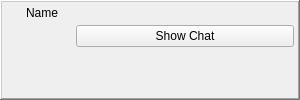
<?xml version="1.0" encoding="UTF-8"?>
<ui version="4.0">
 <class>ChatToaster</class>
 <widget class="QWidget" name="ChatToaster">
  <property name="geometry">
   <rect>
    <x>0</x>
    <y>0</y>
    <width>300</width>
    <height>100</height>
   </rect>
  </property>
  <property name="minimumSize">
   <size>
    <width>300</width>
    <height>100</height>
   </size>
  </property>
  <property name="maximumSize">
   <size>
    <width>300</width>
    <height>100</height>
   </size>
  </property>
  <layout class="QHBoxLayout">
   <property name="spacing">
    <number>0</number>
   </property>
   <property name="margin">
    <number>0</number>
   </property>
   <item>
    <widget class="QFrame" name="windowFrame">
     <property name="frameShape">
      <enum>QFrame::WinPanel</enum>
     </property>
     <property name="frameShadow">
      <enum>QFrame::Raised</enum>
     </property>
     <layout class="QGridLayout">
      <property name="margin">
       <number>2</number>
      </property>
      <property name="spacing">
       <number>2</number>
      </property>
      <item row="0" column="0">
       <layout class="QHBoxLayout">
        <property name="spacing">
         <number>6</number>
        </property>
        <property name="leftMargin">
         <number>0</number>
        </property>
        <property name="rightMargin">
         <number>0</number>
        </property>
        <item>
         <widget class="QLabel" name="toasterImage">
          <property name="minimumSize">
           <size>
            <width>16</width>
            <height>16</height>
           </size>
          </property>
          <property name="maximumSize">
           <size>
            <width>16</width>
            <height>16</height>
           </size>
          </property>
          <property name="pixmap">
           <pixmap resource="../images.qrc">:/images/logo/logo_16.png</pixmap>
          </property>
          <property name="scaledContents">
           <bool>true</bool>
          </property>
         </widget>
        </item>
        <item>
         <widget class="QLabel" name="toasterLabel">
          <property name="text">
           <string notr="true">Name</string>
          </property>
         </widget>
        </item>
        <item>
         <spacer>
          <property name="orientation">
           <enum>Qt::Horizontal</enum>
          </property>
          <property name="sizeHint" stdset="0">
           <size>
            <width>0</width>
            <height>10</height>
           </size>
          </property>
         </spacer>
        </item>
        <item>
         <widget class="QPushButton" name="closeButton">
          <property name="minimumSize">
           <size>
            <width>18</width>
            <height>18</height>
           </size>
          </property>
          <property name="maximumSize">
           <size>
            <width>18</width>
            <height>18</height>
           </size>
          </property>
          <property name="icon">
           <iconset resource="../images.qrc">
            <normaloff>:/images/closenormal.png</normaloff>:/images/closenormal.png</iconset>
          </property>
          <property name="flat">
           <bool>true</bool>
          </property>
         </widget>
        </item>
       </layout>
      </item>
      <item row="1" column="0">
       <layout class="QGridLayout">
        <property name="spacing">
         <number>2</number>
        </property>
        <item row="0" column="1">
         <widget class="QPushButton" name="toasterButton">
          <property name="text">
           <string>Show Chat</string>
          </property>
         </widget>
        </item>
        <item row="1" column="1">
         <widget class="QLabel" name="textLabel">
          <property name="maximumSize">
           <size>
            <width>218</width>
            <height>43</height>
           </size>
          </property>
          <property name="wordWrap">
           <bool>true</bool>
          </property>
         </widget>
        </item>
        <item row="0" column="0" rowspan="2">
         <widget class="AvatarWidget" name="avatarWidget">
          <property name="minimumSize">
           <size>
            <width>70</width>
            <height>70</height>
           </size>
          </property>
          <property name="maximumSize">
           <size>
            <width>70</width>
            <height>70</height>
           </size>
          </property>
         </widget>
        </item>
       </layout>
      </item>
     </layout>
    </widget>
   </item>
  </layout>
 </widget>
 <customwidgets>
  <customwidget>
   <class>AvatarWidget</class>
   <extends>QLabel</extends>
   <header>gui/common/AvatarWidget.h</header>
   <container>1</container>
  </customwidget>
 </customwidgets>
 <resources>
  <include location="../images.qrc"/>
  <include location="../images.qrc"/>
 </resources>
 <connections/>
</ui>
